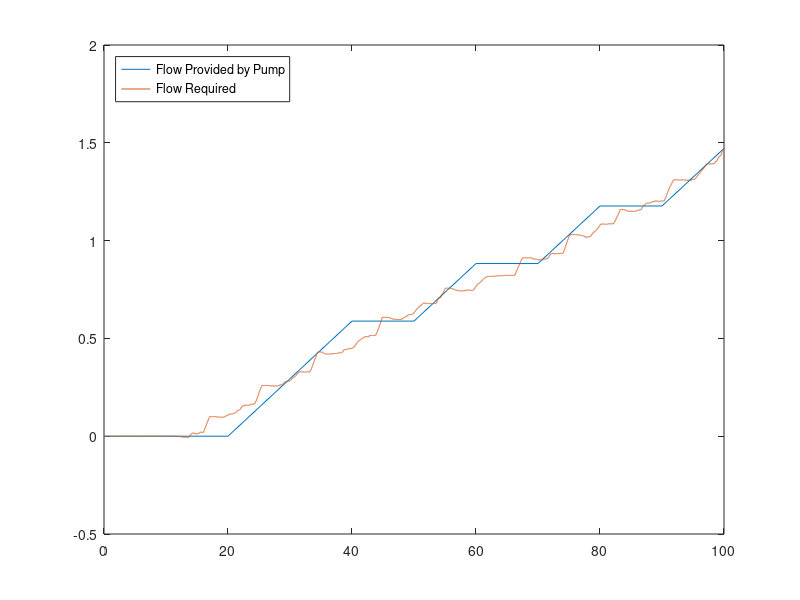

The MATLAB script that drew this image:
%% Deep Programming
% Fill / empty the rails so that the accumulators sizes are minimized.

clear, close all
% Load Drive Cycle
load('JCB5T_C0P_3CPR_Flows.mat')
%figure(1), plot(t,cumsum(QR_1),t,cumsum(QR_2),t,cumsum(QR_3))
%legend('Rail 1','Rail 2','Rail 3'), ylabel('Cummulative Flow (m^3)'), xlabel('Time (s)')

% Posative flow is flow leaving the accumulator

% We are only pumping to rail 3
V = cumsum(QR_3);

% Start at t(end)
dt = t(2)-t(1);
dtscale = 1000; % Step through DP at a different time step than the one given by Drive Cycle
DPdt = dtscale*dt;
DPt = 0:DPdt:t(end);


% Set flow rate and cost to switch
Qave = V(end)/t(end);
Q = 2*Qave; % Arbitraily set flow rate - to be changed later
Qp = [0;Q];
Cost2Switch = 1e-9;
%
% Lets say that at the end of time, the accumulator is at zero net flow.
Vp = V(end);
Cost = 0;
for k =1:length(DPt)-1
    % flows at next stage
    ind = 1;
    for i = 1:size(Vp(:,k),1)
        Vp(ind:ind+1,k+1) = Vp(i,k) - Qp*DPdt;
        ind = ind+2;
    end
    
    % costs to get to that stage
    for i = 1:size(Vp(:,k+1),1)
        %cost due to error
        Error_cost =  abs( Vp(i,k+1) - V(find(t== DPt(length(DPt)-k))) );
        
        % Cost due to switching
        if ((rem(i,2) ==0) + (rem(round(i/2),2) ==0)) == 1
            Switching_cost = Cost2Switch;
        else
            Switching_cost = 0;
        end
        
        Cost(i,k+1) = Cost(round(i/2),k) + Error_cost + Switching_cost;
    end
    

    % If 2 options are identical, ie, they have the same cost and flow,
    % then only keep one
    [UniqueVp,ind_Vp] = unique(Vp(:,k+1));
    [UniqueCost,ind_Cost] = unique(Cost(:,k+1));
end
[mincost,ind_mincost] = min(Cost(:,end));

%Get back the optimal trajectory
ind_sequence = ind_mincost;
for i = 1:length(DPt)-1
    ind_sequence = round(ind_sequence/2);
    IsPumping(length(DPt)+1-i) = rem(ind_sequence,2) == 0;
end

ind = ind_mincost;
for i = 1:length(DPt)
    PumpFlow(i) = Vp(ind,end-i+1);
    ind = round(ind/2);
end
figure(3)
plot(DPt,PumpFlow,t,V), legend('Flow Provided by Pump','Flow Required','location','NorthWest')

%check that the cost checks out
TotalCostCheck = abs(PumpFlow(1)-V(find(t==DPt(1))) ); % Cost at beginning of time - to initize the variable
for i = 2:length(DPt)
    TotalCostCheck = TotalCostCheck + abs(PumpFlow(i)-V(find(t==DPt(i))) ) + Cost2Switch*abs(IsPumping(i)-IsPumping(i-1));
end
[TotalCostCheck; mincost]
DPt(end)
